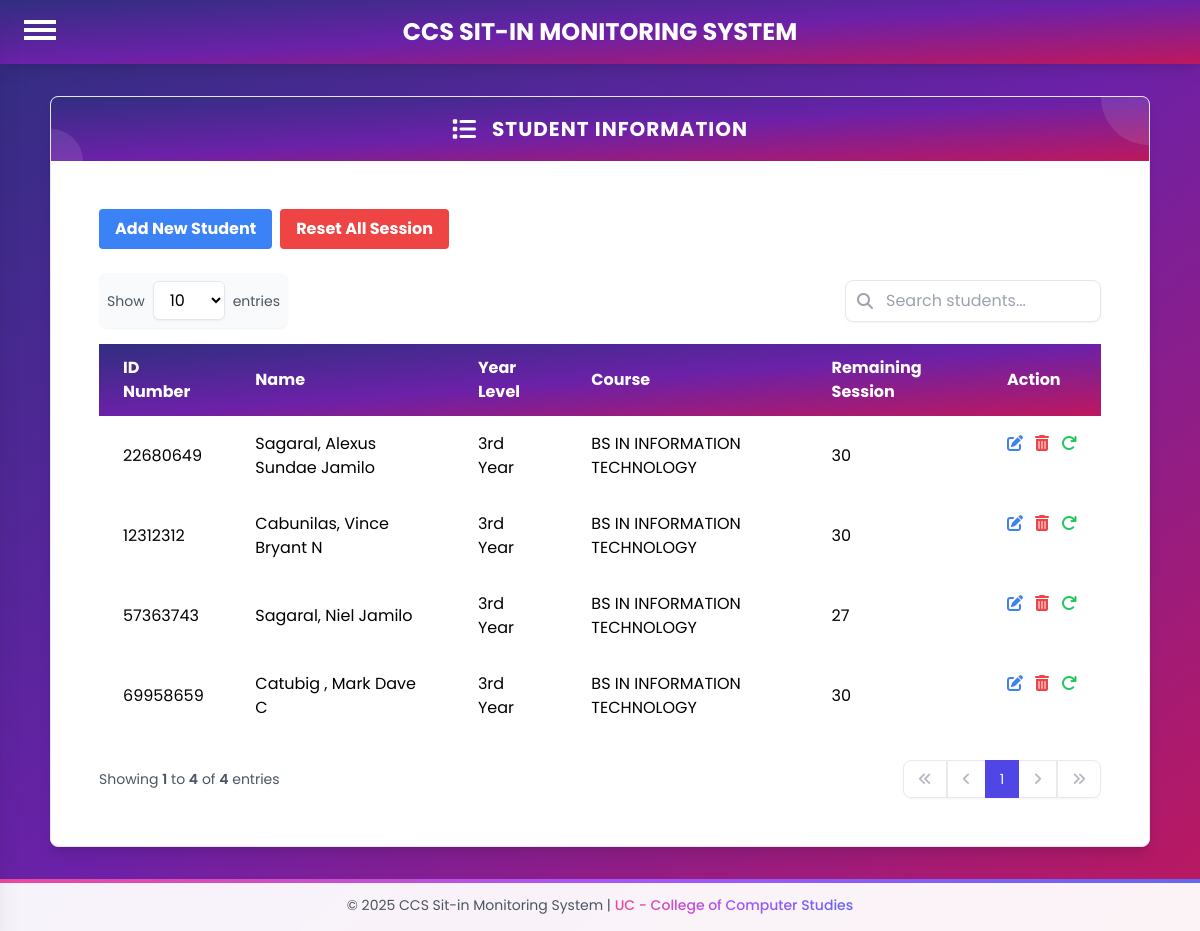
Before: /admin/admin_studlist.php (signed in) with the older database file.
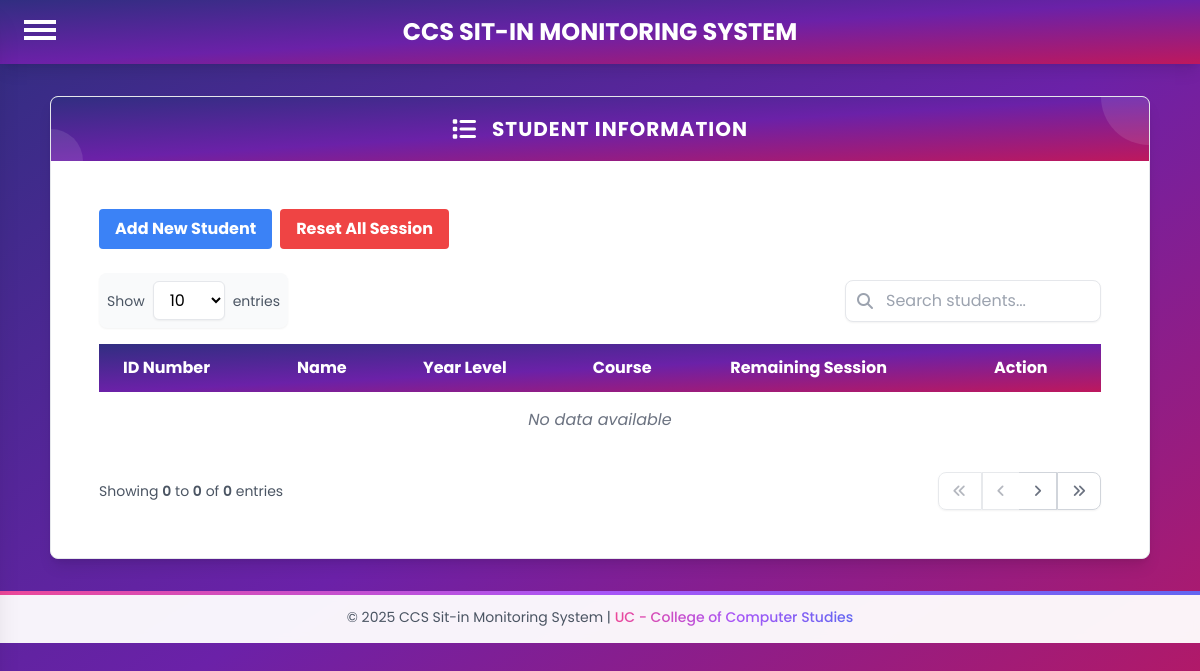
After: the same page with the newer database file.
### tables this page shows
CREATE TABLE `users` (
  `STUD_NUM` int(11) NOT NULL,
  `IDNO` int(11) NOT NULL,
  `LAST_NAME` varchar(30) NOT NULL,
  `FIRST_NAME` varchar(30) NOT NULL,
  `MID_NAME` varchar(30) NOT NULL,
  `COURSE` enum('BS IN ACCOUNTANCY','BS IN BUSINESS ADMINISTRATION','BS IN CRIMINOLOGY','BS IN CUSTOMS ADMINISTRATION','BS IN INFORMATION TECHNOLOGY','BS IN COMPUTER SCIENCE','BS IN OFFICE ADMINISTRATION','BS IN SOCIAL WORK','BACHELOR OF SECONDARY EDUCATION','BACHELOR OF ELEMENTARY EDUCATION') NOT NULL,
  `YEAR_LEVEL` enum('1st Year','2nd Year','3rd Year','4th Year') NOT NULL,
  `USER_NAME` varchar(30) NOT NULL,
  `PASSWORD_HASH` varchar(255) NOT NULL,
  `UPLOAD_IMAGE` longblob DEFAULT NULL,
  `EMAIL` varchar(30) NOT NULL,
  `ADDRESS` varchar(255) NOT NULL,
  `SESSION` int(11) NOT NULL DEFAULT 30,
  `POINTS` int(5) NOT NULL
);

### admin/admin_studlist.php (the view, shortened to what the changed rows need)
<?php
require '../db.php';
$entries_per_page = isset($_GET['entries']) ? (int)$_GET['entries'] : 10;
$current_page = isset($_GET['page']) ? (int)$_GET['page'] : 1;
$offset = ($current_page - 1) * $entries_per_page;
$count_query = "SELECT COUNT(*) as total FROM users";
$count_result = mysqli_query($conn, $count_query);
$count_row = mysqli_fetch_assoc($count_result);
$total_records = $count_row['total'];
$query = "SELECT * FROM users";
$query .= " LIMIT $entries_per_page OFFSET $offset";
$result = mysqli_query($conn, $query);
?>
<!DOCTYPE html>
<html lang="en">
<head>
    <link rel="stylesheet" href="https://cdnjs.cloudflare.com/ajax/libs/font-awesome/6.4.0/css/all.min.css">
    <script src="https://cdn.tailwindcss.com"></script>
</head>
<body class="bg-gradient-to-br from-indigo-900 via-purple-800 to-pink-700 min-h-screen font-poppins">
    <div class="content-container w-11/12 mx-auto my-8 bg-white p-6 rounded-lg shadow-lg overflow-hidden border border-gray-200">
        <div class="bg-gradient-to-br from-[rgb(49,46,129)] via-[rgb(107,33,168)] to-[rgb(190,24,93)] text-white p-4 flex items-center justify-center relative overflow-hidden -mx-6 -mt-6 mb-6">
            <h2 class="text-xl font-bold tracking-wider uppercase relative z-10">Student Information</h2>
        </div>
        <div class="p-6">
            <div class="overflow-x-auto">
                <table class="min-w-full">
                <thead style="background: linear-gradient(to bottom right, rgb(49, 46, 129), rgb(107, 33, 168), rgb(190, 24, 93));" class="text-white">
                        <tr>
                            <th class="px-6 py-3 text-left">ID Number</th>
                            <th class="px-6 py-3 text-left">Name</th>
                            <th class="px-6 py-3 text-left">Year Level</th>
                            <th class="px-6 py-3 text-left">Course</th>
                            <th class="px-6 py-3 text-left">Remaining Session</th>
                            <th class="px-6 py-3 text-left">Action</th>
                        </tr>
                    </thead>
                    <tbody id="tableBody" class="bg-white">
                        <?php
                        if (mysqli_num_rows($result) > 0) {
                            while ($row = mysqli_fetch_assoc($result)) {
                                $fullName = $row['LAST_NAME'] . ', ' . $row['FIRST_NAME'] . ' ' . $row['MID_NAME'];
                                echo "<tr class='hover:bg-gray-100'>";
                                echo "<td class='px-6 py-4'>" . $row['IDNO'] . "</td>";
                                echo "<td class='px-6 py-4'>" . $fullName . "</td>";
                                echo "<td class='px-6 py-4'>" . $row['YEAR_LEVEL'] . "</td>";
                                echo "<td class='px-6 py-4'>" . $row['COURSE'] . "</td>";
                                echo "<td class='px-6 py-4'>" . $row['SESSION'] . "</td>";
                                echo "<td class='px-6 py-4 flex space-x-3'>
                                        <a href='edit_student.php?id=" . $row['STUD_NUM'] . "' class='text-blue-500 hover:text-blue-700'>
                                            <i class='fas fa-edit'></i>
                                        </a>
                                        <a href='javascript:void(0);' class='text-red-500 hover:text-red-700'
                                           onclick='confirmDelete(" . $row['STUD_NUM'] . ")'>
                                            <i class='fas fa-trash-alt'></i>
                                        </a>
                                        <a href='javascript:void(0);' class='text-green-500 hover:text-green-700'
                                           onclick='confirmResetSession(" . $row['STUD_NUM'] . ")'>
                                            <i class='fas fa-redo'></i>
                                        </a>
                                    </td>";
                                echo "</tr>";
                            }
                        } else {
                            echo "<tr><td colspan='6' class='px-6 py-4 text-center text-gray-500 italic'>No data available</td></tr>";
                        }
                        ?>
                    </tbody>
                </table>
            </div>
            <div class="flex flex-col md:flex-row md:justify-between md:items-center mt-6 gap-4">
                <div class="text-gray-600 text-sm">
                    <?php
                    $start_entry = $total_records > 0 ? $offset + 1 : 0;
                    $end_entry = min($offset + $entries_per_page, $total_records);
                    echo "Showing <span class='font-semibold'>$start_entry</span> to <span class='font-semibold'>$end_entry</span> of <span class='font-semibold'>$total_records</span> entries";
                    ?>
                </div>
                <div class="inline-flex rounded-lg shadow-sm">
                    <?php
                    $total_pages = ceil($total_records / $entries_per_page);
                    echo "<button onclick=\"changePage(1)\" " . ($current_page == 1 ? 'disabled' : '') . "
                          class=\"px-3.5 py-2 text-sm bg-white border border-gray-300 rounded-l-lg hover:bg-gray-50 text-gray-500" .
                          ($current_page == 1 ? ' opacity-50 cursor-not-allowed' : '') . "\">
                          <i class=\"fas fa-angles-left\"></i>
                      </button>";
                    $prev_page = max(1, $current_page - 1);
                    echo "<button onclick=\"changePage($prev_page)\" " . ($current_page == 1 ? 'disabled' : '') . "
                          class=\"px-3.5 py-2 text-sm bg-white border-t border-b border-l border-gray-300 hover:bg-gray-50 text-gray-500" .
                          ($current_page == 1 ? ' opacity-50 cursor-not-allowed' : '') . "\">
                          <i class=\"fas fa-angle-left\"></i>
                      </button>";
                    for($i = 1; $i <= $total_pages; $i++) {
                        if($i == $current_page) {
                            echo "<button class=\"px-3.5 py-2 text-sm bg-indigo-600 text-white border border-indigo-600\">$i</button>";
                        } else {
                            echo "<button onclick=\"changePage($i)\"
                                  class=\"px-3.5 py-2 text-sm bg-white border border-gray-300 hover:bg-gray-50 text-gray-700\">$i</button>";
                        }
                    }
                    $next_page = min($total_pages, $current_page + 1);
                    echo "<button onclick=\"changePage($next_page)\" " . ($current_page == $total_pages ? 'disabled' : '') . "
                          class=\"px-3.5 py-2 text-sm bg-white border-t border-b border-r border-gray-300 hover:bg-gray-50 text-gray-500" .
                          ($current_page == $total_pages ? ' opacity-50 cursor-not-allowed' : '') . "\">
                          <i class=\"fas fa-angle-right\"></i>
                      </button>";
                    echo "<button onclick=\"changePage($total_pages)\" " . ($current_page == $total_pages ? 'disabled' : '') . "
                          class=\"px-3.5 py-2 text-sm bg-white border border-gray-300 rounded-r-lg hover:bg-gray-50 text-gray-500" .
                          ($current_page == $total_pages ? ' opacity-50 cursor-not-allowed' : '') . "\">
                          <i class=\"fas fa-angles-right\"></i>
                      </button>";
                    ?>
                </div>
            </div>
        </div>
    </div>
</body>
</html>

Changed rows visible on the page:
removed users: IDNO "22680649", fullName "Sagaral, Alexus Sundae Jamilo", YEAR_LEVEL "3rd Year", COURSE "BS IN INFORMATION TECHNOLOGY", SESSION "30"
removed users: IDNO "12312312", fullName "Cabunilas, Vince Bryant N", YEAR_LEVEL "3rd Year", COURSE "BS IN INFORMATION TECHNOLOGY", SESSION "30"
removed users: IDNO "57363743", fullName "Sagaral, Niel Jamilo", YEAR_LEVEL "3rd Year", COURSE "BS IN INFORMATION TECHNOLOGY", SESSION "27"
removed users: IDNO "69958659", fullName "Catubig , Mark Dave C", YEAR_LEVEL "3rd Year", COURSE "BS IN INFORMATION TECHNOLOGY", SESSION "30"
Other visible differences:
$start_entry: "1" → "0"
$end_entry: "4" → "0"
$total_records: "4" → "0"
text now shown: "No data available"
list line gone: "1"
